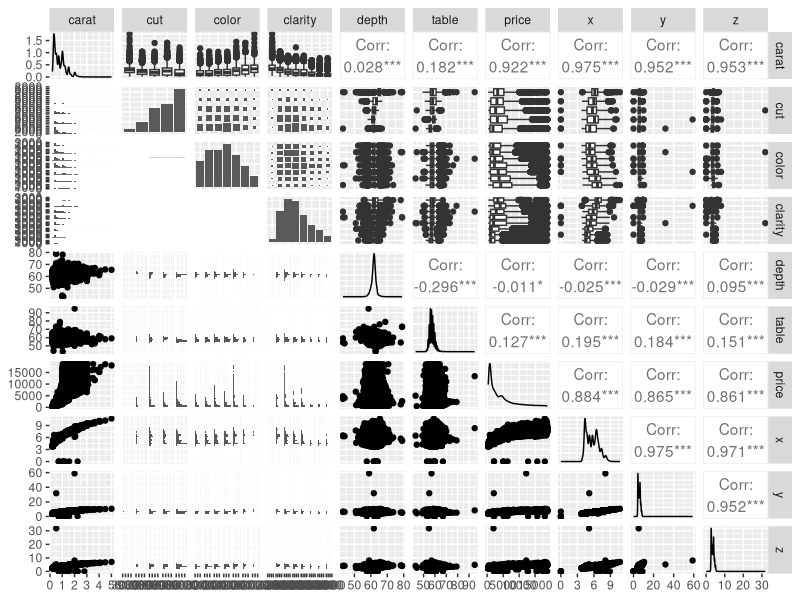
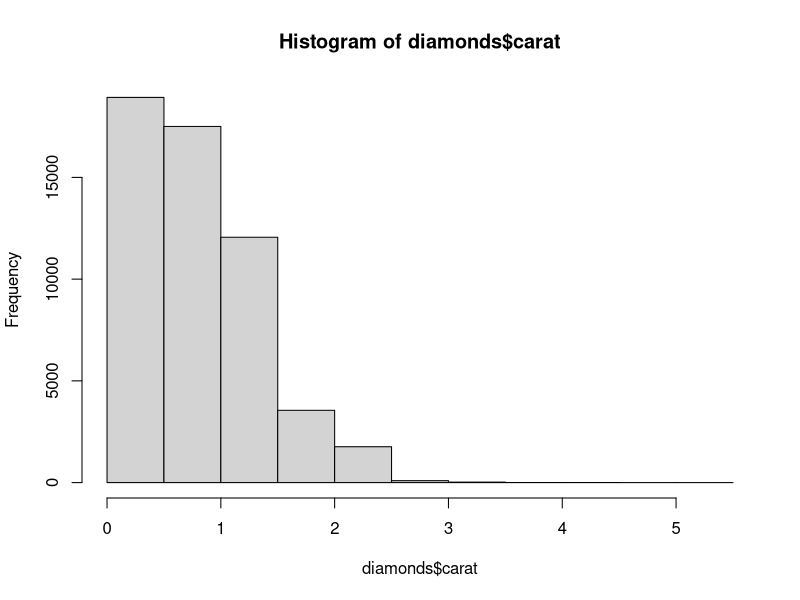

These charts were generated, in order, by the following R code: (Note: this script raises an error after producing the figures.)
## ---- chunk 1
library(tidyverse)
library(skimr)
library(GGally)
## ---- chunk 2
names(diamonds)
dim(diamonds)
summary(diamonds)
head(diamonds)
tail(diamonds)
ggpairs(data = diamonds)
## ---- chunk 3
ggplot(data = diamonds, aes(x = carat)) + geom_point()+ hist(x=diamonds$carat)
